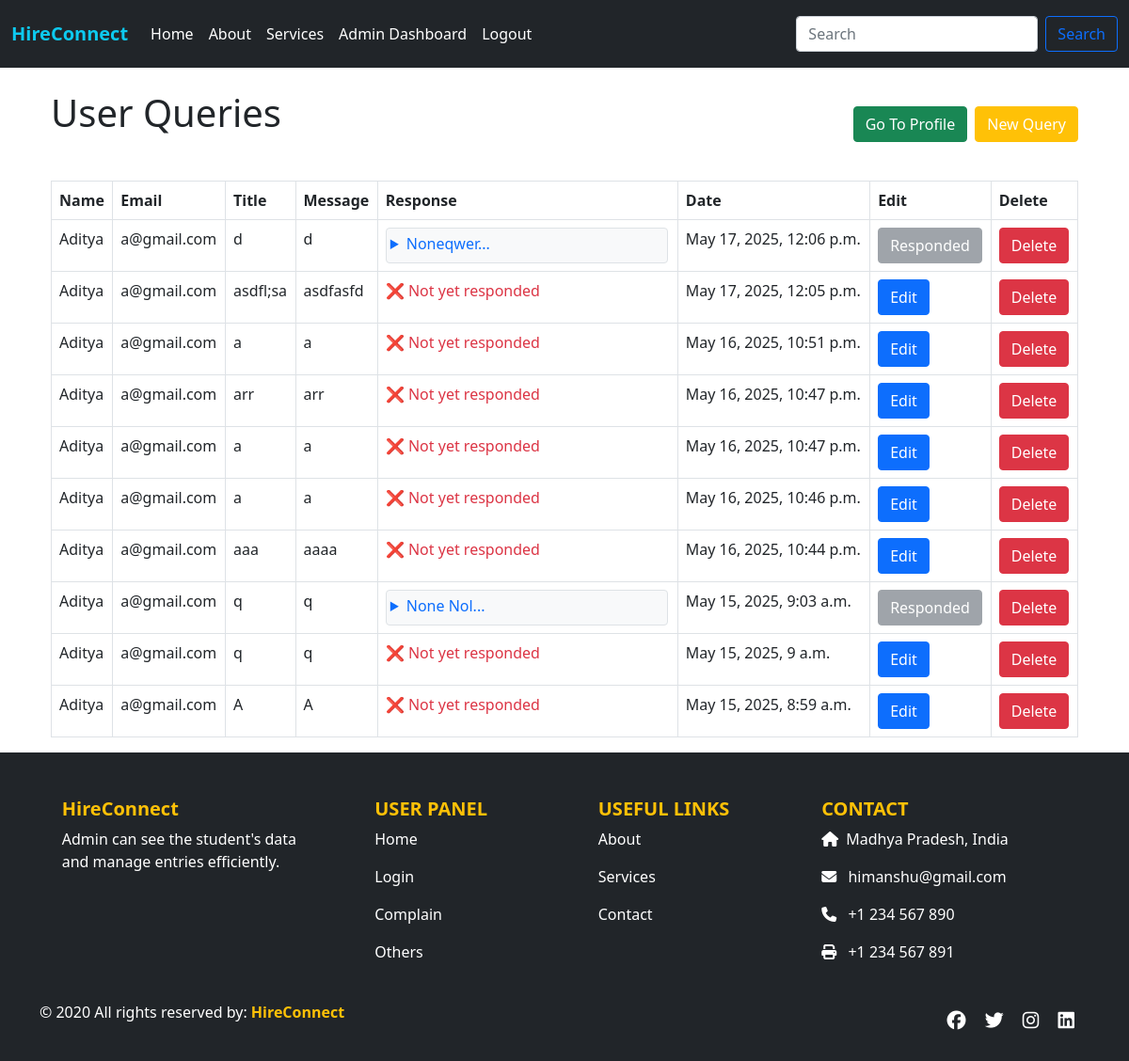
Page /userallquery/3/ (signed in) on the committed database.
### app/models.py (models this page shows, shortened)
class UserQuery(models.Model):
    stuname = models.CharField(max_length=100)
    stuemail = models.EmailField()
    title = models.CharField(max_length=255)
    message = models.TextField()
    response = models.TextField(blank=True, null=True)
    created_at = models.DateTimeField(auto_now_add=True)

### app/views.py (the view)
# urls.py: path('userallquery/<int:pk>/', views.userallquery, name='userallquery'),
def userallquery(request, pk):
    user = Users.objects.get(id=pk)
    queries = UserQuery.objects.filter(stuname=user.stuname, stuemail=user.stuemail).order_by('-created_at')
    return render(request, 'userallquery.html', {'queries': queries, 'userdata': user})

### app/templates/userallquery.html (shortened to what this page needs)
{% extends "base.html" %}
{% block content %}
{% if userdata and showform %}
<form action="{% url 'edituserquery' pk1=userdata.id pk=editdata.id %}" method="post" class="mb-4">
    {% csrf_token %}
    <h2>Edit Query</h2>
    <div class="mb-3">
        <label for="title" class="form-label">Query Title</label>
        <input type="text" class="form-control" name="title" id="title" value="{{ editdata.title }}" required>
    </div>
    <div class="mb-3">
        <label for="message" class="form-label">Query Message</label>
        <textarea class="form-control" name="message" id="message" rows="4" required>{{ editdata.message }}</textarea>
    </div>
    <button type="submit" class="btn btn-success">Update Query</button>
</form>
{% else %}
<div class="container mb-4">
  <div class="d-flex flex-wrap justify-content-between align-items-center gap-2">
  <h1 class="text-center mb-4">User Queries</h1>
    <div class="d-flex flex-wrap gap-2">
      <a href="{% url 'user_dashboard1' pk=userdata.id %}" class="btn btn-success">Go To Profile</a>
      <a href="{% url 'newquery' pk=userdata.id %}" class="btn btn-warning text-white">New Query</a>
    </div>
  </div>
</div>
<div class="container mt-4">
  <table class="table table-bordered">
<thead>
  <tr>
    <th>Name</th>
    <th>Email</th>
    <th>Title</th>
    <th>Message</th>
    <th>Response</th>
    <th>Date</th>
    <th>Edit</th>
    <th>Delete</th>
  </tr>
</thead>
<tbody>
  {% for query in queries %}
  <tr>
    <td>{{ query.stuname }}</td>
    <td>{{ query.stuemail }}</td>
    <td>{{ query.title }}</td>
    <td>{{ query.message }}</td>
    <td>
      {% if query.response %}
    <details class="bg-light p-1 rounded border" style="width: 300px;">
  <summary class="text-primary fw-semibold mb-1" style="cursor: pointer;">
    {{ query.response|truncatechars:20 }}...
  </summary>
</details>
      {% else %}
      <span class="text-danger">❌ Not yet responded</span>
      {% endif %}
    </td>
    <td>{{ query.created_at }}</td>
<td>
  {% if query.response %}
    <button class="btn btn-secondary" disabled>Responded</button>
  {% else %}
    <form method="get" action="{% url 'editquery' pk1=userdata.id pk=query.id %}">
      <button type="submit" class="btn btn-primary">Edit</button>
    </form>
  {% endif %}
</td>
            <td>
              <a href="{% url 'deletequery' pk1=userdata.id pk=query.id %}" class="btn btn-danger" onclick="return confirm('Are you sure you want to delete this user?');">Delete</a>
            </td>
  </tr>
  {% empty %}
  <tr>
    <td colspan="6">No queries found.</td>
  </tr>
  {% endfor %}
</tbody>
{% endif %}
  </table>
</div>
{% endblock %}

### app/static/css/style.css (style rules this page uses)
body { display: flex; flex-direction: column; min-height: 100vh; }

### rows in the picture
UserQuery: stuname "Aditya", stuemail "a@gmail.com", title "d", message "d", response "Noneqwer", created_at "May 17, 2025, 12:06 p.m.", shows "Responded"
UserQuery: stuname "Aditya", stuemail "a@gmail.com", title "asdfl;sa", message "asdfasfd", shows "❌ Not yet responded", created_at "May 17, 2025, 12:05 p.m.", shows "Edit"
UserQuery: stuname "Aditya", stuemail "a@gmail.com", title "a", message "a", shows "❌ Not yet responded", created_at "May 16, 2025, 10:51 p.m.", shows "Edit"
UserQuery: stuname "Aditya", stuemail "a@gmail.com", title "arr", message "arr", shows "❌ Not yet responded", created_at "May 16, 2025, 10:47 p.m.", shows "Edit"
UserQuery: stuname "Aditya", stuemail "a@gmail.com", title "a", message "a", shows "❌ Not yet responded", created_at "May 16, 2025, 10:47 p.m.", shows "Edit"
UserQuery: stuname "Aditya", stuemail "a@gmail.com", title "a", message "a", shows "❌ Not yet responded", created_at "May 16, 2025, 10:46 p.m.", shows "Edit"
UserQuery: stuname "Aditya", stuemail "a@gmail.com", title "aaa", message "aaaa", shows "❌ Not yet responded", created_at "May 16, 2025, 10:44 p.m.", shows "Edit"
UserQuery: stuname "Aditya", stuemail "a@gmail.com", title "q", message "q", response "None Nol", created_at "May 15, 2025, 9:03 a.m.", shows "Responded"
UserQuery: stuname "Aditya", stuemail "a@gmail.com", title "q", message "q", shows "❌ Not yet responded", created_at "May 15, 2025, 9 a.m.", shows "Edit"
UserQuery: stuname "Aditya", stuemail "a@gmail.com", title "A", message "A", shows "❌ Not yet responded", created_at "May 15, 2025, 8:59 a.m.", shows "Edit"
